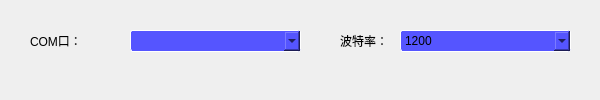
<?xml version="1.0" encoding="UTF-8"?>
<ui version="4.0">
 <class>CreateSerial</class>
 <widget class="QWidget" name="CreateSerial">
  <property name="geometry">
   <rect>
    <x>0</x>
    <y>0</y>
    <width>600</width>
    <height>100</height>
   </rect>
  </property>
  <property name="windowTitle">
   <string>Form</string>
  </property>
  <property name="styleSheet">
   <string notr="true">QComboBox#serialCom,#rateCom
{
background-color: rgb(85, 85, 255);
border:1px solid white;
border-radius:3px;
}
QComboBox#serialCom QAbstractItemView
{
background-color: rgb(85, 170, 255);
selection-background-color:green;

}
QComboBox#rateCom QAbstractItemView
{
background-color: rgb(85, 170, 255);
selection-background-color:green;

}</string>
  </property>
  <widget class="QComboBox" name="serialCom">
   <property name="geometry">
    <rect>
     <x>130</x>
     <y>30</y>
     <width>171</width>
     <height>22</height>
    </rect>
   </property>
  </widget>
  <widget class="QLabel" name="localIPLab">
   <property name="geometry">
    <rect>
     <x>30</x>
     <y>30</y>
     <width>71</width>
     <height>21</height>
    </rect>
   </property>
   <property name="text">
    <string>COM口：</string>
   </property>
  </widget>
  <widget class="QLabel" name="localPortLab">
   <property name="geometry">
    <rect>
     <x>340</x>
     <y>30</y>
     <width>71</width>
     <height>21</height>
    </rect>
   </property>
   <property name="text">
    <string>波特率：</string>
   </property>
  </widget>
  <widget class="QComboBox" name="rateCom">
   <property name="geometry">
    <rect>
     <x>400</x>
     <y>30</y>
     <width>171</width>
     <height>22</height>
    </rect>
   </property>
   <item>
    <property name="text">
     <string>1200</string>
    </property>
   </item>
   <item>
    <property name="text">
     <string>2400</string>
    </property>
   </item>
   <item>
    <property name="text">
     <string>9600</string>
    </property>
   </item>
   <item>
    <property name="text">
     <string>19200</string>
    </property>
   </item>
   <item>
    <property name="text">
     <string>38400</string>
    </property>
   </item>
   <item>
    <property name="text">
     <string>57600</string>
    </property>
   </item>
   <item>
    <property name="text">
     <string>115200</string>
    </property>
   </item>
  </widget>
 </widget>
 <resources/>
 <connections/>
</ui>
